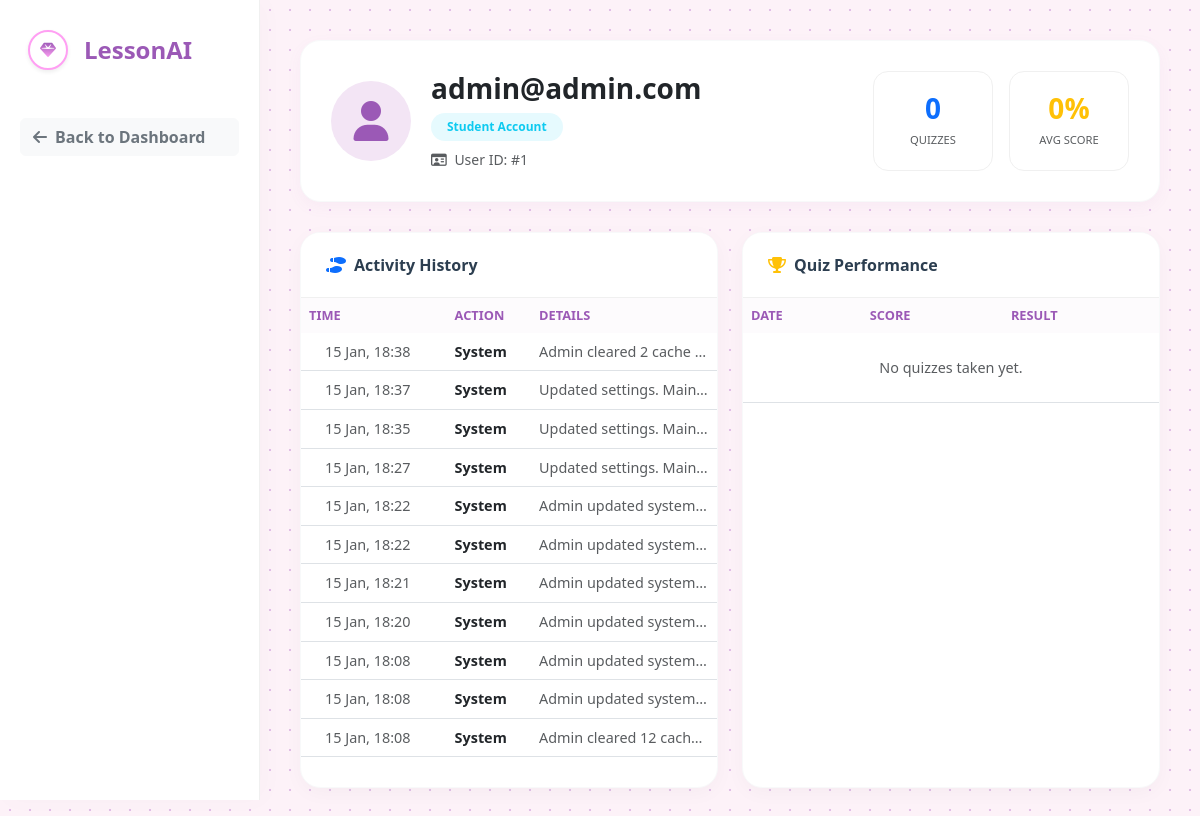
The page /admin/user/1 (signed in) on the database its author committed.
### app/models/user.py (models this page shows, shortened)
class User(UserMixin, db.Model):
    id = db.Column(db.Integer, primary_key=True)
    email = db.Column(db.String(100), unique=True, nullable=False)
    password_hash = db.Column(db.String(200), nullable=False)
    role = db.Column(db.String(20), default='Student') # Roles: 'Student' or 'Admin'
    created_at = db.Column(db.DateTime, default=db.func.current_timestamp())
    @property
    def is_admin(self):
        return self.role == 'Admin'

### app/models/log.py (models this page shows)
class ActivityLog(db.Model):
    id = db.Column(db.Integer, primary_key=True)
    user_id = db.Column(db.Integer, db.ForeignKey('user.id'))
    action = db.Column(db.String(100)) # e.g. "Login", "Generated Content"
    details = db.Column(db.String(255))
    timestamp = db.Column(db.DateTime, default=db.func.current_timestamp())

### run.py (the view)
@app.route('/admin/user/<int:user_id>')
@login_required
def admin_user_detail(user_id):
    if not current_user.is_admin: abort(403)
    target_user = User.query.get_or_404(user_id)
    user_logs = ActivityLog.query.filter_by(user_id=user_id).order_by(ActivityLog.timestamp.desc()).all()
    user_scores = Score.query.filter_by(user_id=user_id).all()
    quiz_count = len(user_scores)
    avg_score = int(sum([s.percentage for s in user_scores]) / quiz_count) if quiz_count > 0 else 0
    return render_template('admin/user_detail.html', user=target_user, logs=user_logs, scores=user_scores, quiz_count=quiz_count, avg_score=avg_score)

### app/templates/admin/user_detail.html (shortened to what this page needs)
<!DOCTYPE html>
<html lang="en">
<head>
    <link href="https://cdn.jsdelivr.net/npm/bootstrap@5.3.0/dist/css/bootstrap.min.css" rel="stylesheet">
    <link rel="stylesheet" href="https://cdnjs.cloudflare.com/ajax/libs/font-awesome/6.4.0/css/all.min.css">
    <link rel="stylesheet" href="{{ url_for('static', filename='style.css') }}?v=56">
</head>
<body>
    <div class="sidebar">
        <div class="d-flex align-items-center gap-3 mb-5 ps-2">
            <div class="bg-white text-danger rounded-circle d-flex align-items-center justify-content-center shadow-sm" style="width: 40px; height: 40px; border: 2px solid #ff9ff3;">
                <i class="fa-solid fa-gem" style="background: -webkit-linear-gradient(#9b59b6, #ff9ff3); -webkit-background-clip: text; -webkit-text-fill-color: transparent;"></i>
            </div>
            <h4 class="fw-bold m-0" style="color: #9b59b6;">LessonAI</h4>
        </div>
        <div class="d-flex flex-column gap-2">
            <a href="/admin" class="btn btn-light text-start fw-bold text-secondary"><i class="fa-solid fa-arrow-left me-2"></i>Back to Dashboard</a>
        </div>
    </div>
    <div class="main-content">
        <div class="profile-header animate-fade-in">
            <div class="profile-avatar"><i class="fa-solid fa-user"></i></div>
            <div class="flex-grow-1">
                <h3 class="fw-bold m-0 text-dark">{{ user.email }}</h3>
                <span class="badge bg-info bg-opacity-10 text-info px-3 py-2 rounded-pill mt-2">Student Account</span>
                <p class="text-muted small mt-2 m-0"><i class="fa-regular fa-id-card me-1"></i> User ID: #{{ user.id }}</p>
            </div>
            <div class="d-flex gap-3">
                <div class="mini-stat" style="min-width: 120px;">
                    <h3 class="fw-bold m-0 text-primary">{{ quiz_count }}</h3>
                    <small class="text-muted text-uppercase" style="font-size: 0.7rem;">Quizzes</small>
                </div>
                <div class="mini-stat" style="min-width: 120px;">
                    <h3 class="fw-bold m-0 text-warning">{{ avg_score }}%</h3>
                    <small class="text-muted text-uppercase" style="font-size: 0.7rem;">Avg Score</small>
                </div>
            </div>
        </div>
        <div class="row g-4">
            <div class="col-lg-6">
                <div class="panel-box h-100">
                    <div class="panel-header"><i class="fa-solid fa-shoe-prints me-2 text-primary"></i>Activity History</div>
                    <div class="table-responsive">
                        <table class="table mb-0">
                            <thead><tr><th>Time</th><th>Action</th><th>Details</th></tr></thead>
                            <tbody>
                                {% for log in logs %}
                                <tr>
                                    <td class="ps-4 text-muted small">{{ log.timestamp.strftime('%d %b, %H:%M') }}</td>
                                    <td class="fw-bold text-dark">{{ log.action }}</td>
                                    <td class="text-muted text-truncate" style="max-width: 150px;">{{ log.details }}</td>
                                </tr>
                                {% else %}
                                <tr><td colspan="3" class="text-center py-4 text-muted">No activity recorded.</td></tr>
                                {% endfor %}
                            </tbody>
                        </table>
                    </div>
                </div>
            </div>
            <div class="col-lg-6">
                <div class="panel-box h-100">
                    <div class="panel-header"><i class="fa-solid fa-trophy me-2 text-warning"></i>Quiz Performance</div>
                    <div class="table-responsive">
                        <table class="table mb-0">
                            <thead><tr><th>Date</th><th>Score</th><th>Result</th></tr></thead>
                            <tbody>
                                {% for score in scores %}
                                <tr>
                                    <td class="ps-4 text-muted small">{{ score.created_at.strftime('%d %b, %H:%M') if score.created_at else 'Recent' }}</td>
                                    <td>
                                        <span class="fw-bold {{ 'text-success' if score.percentage >= 50 else 'text-danger' }}">
                                            {{ score.correct_count }}/{{ score.total_questions }}
                                        </span>
                                    </td>
                                    <td>
                                        {% if score.percentage >= 70 %}
                                            <span class="badge bg-success rounded-pill">Excellent</span>
                                        {% elif score.percentage >= 50 %}
                                            <span class="badge bg-warning text-dark rounded-pill">Good</span>
                                        {% else %}
                                            <span class="badge bg-danger rounded-pill">Failed</span>
                                        {% endif %}
                                    </td>
                                </tr>
                                {% else %}
                                <tr><td colspan="3" class="text-center py-4 text-muted">No quizzes taken yet.</td></tr>
                                {% endfor %}
                            </tbody>
                        </table>
                    </div>
                </div>
            </div>
        </div>
    </div>
</body>
</html>

### app/static/style.css (style rules this page uses)
:root { --primary: #9b59b6; --secondary: #ff9ff3; --sidebar-width: 260px; --bg-color: #fcebf5; --gradient-main: linear-gradient(135deg, #c471ed 0%, #f64f59 100%); --text-dark: #2c3e50; --shadow-soft: 0 10px 30px -5px rgba(155, 89, 182, 0.15); }
body { font-family: 'Quicksand', sans-serif; background-color: var(--bg-color); background-image: radial-gradient(#e1bee7 1px, transparent 1px); background-size: 20px 20px; margin: 0; overflow-x: hidden; }
.sidebar { width: var(--sidebar-width); height: 100vh; position: fixed; top: 0; left: 0; background: rgba(255, 255, 255, 0.95); backdrop-filter: blur(10px); border-right: 1px solid rgba(155, 89, 182, 0.1); padding: 2rem 1.5rem; display: flex; flex-direction: column; z-index: 1000; box-shadow: 5px 0 25px rgba(0,0,0,0.02); }
.main-content { margin-left: var(--sidebar-width); padding: 2rem 3rem; min-height: 100vh; }

### app/templates/admin/user_detail.html (style rules this page uses)
body { background-color: #fdf2f8; font-family: 'Segoe UI', sans-serif; }
.sidebar { width: 260px; height: 100vh; position: fixed; left: 0; top: 0; background: white; padding: 30px 20px; display: flex; flex-direction: column; border-right: 1px solid #f0f0f0; }
.main-content { margin-left: 260px; padding: 40px; }
.profile-header { background: white; border-radius: 20px; padding: 30px; box-shadow: 0 5px 15px rgba(155, 89, 182, 0.05); display: flex; align-items: center; gap: 20px; margin-bottom: 30px; border: 1px solid #f8f9fa; }
.profile-avatar { width: 80px; height: 80px; background: #f3e5f5; color: #9b59b6; border-radius: 50%; display: flex; align-items: center; justify-content: center; font-size: 2.5rem; }
.mini-stat { background: white; border-radius: 15px; padding: 20px; border: 1px solid #f0f0f0; text-align: center; transition: 0.3s; }
.panel-box { background: white; border-radius: 20px; box-shadow: 0 5px 20px rgba(0,0,0,0.03); overflow: hidden; margin-bottom: 30px; border: 1px solid #f8f9fa; }
.panel-header { padding: 20px 25px; background: white; border-bottom: 1px solid #f0f0f0; font-weight: bold; color: #2c3e50; }
.table thead th { background: #fdfbfd; color: #9b59b6; font-size: 0.8rem; text-transform: uppercase; border: none; }
.table tbody td { vertical-align: middle; color: #555; font-size: 0.9rem; }

### rows shown on the page
User: email "admin@admin.com", id "1"
ActivityLog: timestamp "15 Jan, 18:38", action "System", details "Admin cleared 2 cache…"
ActivityLog: timestamp "15 Jan, 18:37", action "System", details "Updated settings. Main…"
ActivityLog: timestamp "15 Jan, 18:35", action "System", details "Updated settings. Main…"
ActivityLog: timestamp "15 Jan, 18:27", action "System", details "Updated settings. Main…"
ActivityLog: timestamp "15 Jan, 18:22", action "System", details "Admin updated system…"
ActivityLog: timestamp "15 Jan, 18:22", action "System", details "Admin updated system…"
ActivityLog: timestamp "15 Jan, 18:21", action "System", details "Admin updated system…"
ActivityLog: timestamp "15 Jan, 18:20", action "System", details "Admin updated system…"
ActivityLog: timestamp "15 Jan, 18:08", action "System", details "Admin updated system…"
ActivityLog: timestamp "15 Jan, 18:08", action "System", details "Admin updated system…"
ActivityLog: timestamp "15 Jan, 18:08", action "System", details "Admin cleared 12 cach…"

### other values the page prints
{{ quiz_count }} "0"
{{ avg_score }} "0"
